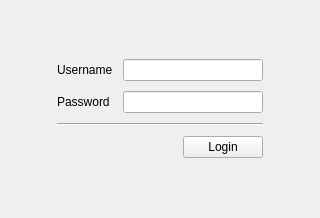
<?xml version="1.0" encoding="UTF-8"?>
<ui version="4.0">
 <class>Login</class>
 <widget class="QFrame" name="Login">
  <property name="geometry">
   <rect>
    <x>0</x>
    <y>0</y>
    <width>320</width>
    <height>218</height>
   </rect>
  </property>
  <property name="sizePolicy">
   <sizepolicy hsizetype="Minimum" vsizetype="Minimum">
    <horstretch>0</horstretch>
    <verstretch>0</verstretch>
   </sizepolicy>
  </property>
  <property name="windowTitle">
   <string>Frame</string>
  </property>
  <property name="styleSheet">
   <string notr="true"/>
  </property>
  <layout class="QGridLayout" name="gridLayout">
   <property name="leftMargin">
    <number>0</number>
   </property>
   <property name="topMargin">
    <number>0</number>
   </property>
   <property name="rightMargin">
    <number>0</number>
   </property>
   <property name="bottomMargin">
    <number>0</number>
   </property>
   <property name="spacing">
    <number>0</number>
   </property>
   <item row="1" column="0">
    <spacer name="horizontalSpacer">
     <property name="orientation">
      <enum>Qt::Horizontal</enum>
     </property>
     <property name="sizeHint" stdset="0">
      <size>
       <width>40</width>
       <height>20</height>
      </size>
     </property>
    </spacer>
   </item>
   <item row="0" column="1">
    <spacer name="verticalSpacer">
     <property name="orientation">
      <enum>Qt::Vertical</enum>
     </property>
     <property name="sizeHint" stdset="0">
      <size>
       <width>20</width>
       <height>40</height>
      </size>
     </property>
    </spacer>
   </item>
   <item row="1" column="2">
    <spacer name="horizontalSpacer_2">
     <property name="orientation">
      <enum>Qt::Horizontal</enum>
     </property>
     <property name="sizeHint" stdset="0">
      <size>
       <width>40</width>
       <height>20</height>
      </size>
     </property>
    </spacer>
   </item>
   <item row="2" column="1">
    <spacer name="verticalSpacer_2">
     <property name="orientation">
      <enum>Qt::Vertical</enum>
     </property>
     <property name="sizeHint" stdset="0">
      <size>
       <width>20</width>
       <height>40</height>
      </size>
     </property>
    </spacer>
   </item>
   <item row="1" column="1">
    <widget class="QFrame" name="frame">
     <property name="enabled">
      <bool>true</bool>
     </property>
     <property name="sizePolicy">
      <sizepolicy hsizetype="Fixed" vsizetype="Fixed">
       <horstretch>0</horstretch>
       <verstretch>0</verstretch>
      </sizepolicy>
     </property>
     <property name="frameShape">
      <enum>QFrame::NoFrame</enum>
     </property>
     <property name="frameShadow">
      <enum>QFrame::Plain</enum>
     </property>
     <layout class="QGridLayout" name="gridLayout_2">
      <property name="leftMargin">
       <number>20</number>
      </property>
      <property name="topMargin">
       <number>20</number>
      </property>
      <property name="rightMargin">
       <number>20</number>
      </property>
      <property name="bottomMargin">
       <number>20</number>
      </property>
      <property name="spacing">
       <number>10</number>
      </property>
      <item row="5" column="0" colspan="2">
       <widget class="Line" name="line">
        <property name="orientation">
         <enum>Qt::Horizontal</enum>
        </property>
       </widget>
      </item>
      <item row="6" column="1" alignment="Qt::AlignRight">
       <widget class="QPushButton" name="pushButton_login">
        <property name="sizePolicy">
         <sizepolicy hsizetype="Fixed" vsizetype="Fixed">
          <horstretch>0</horstretch>
          <verstretch>0</verstretch>
         </sizepolicy>
        </property>
        <property name="layoutDirection">
         <enum>Qt::LeftToRight</enum>
        </property>
        <property name="text">
         <string>Login</string>
        </property>
       </widget>
      </item>
      <item row="1" column="0">
       <widget class="QLabel" name="label">
        <property name="text">
         <string>Username</string>
        </property>
       </widget>
      </item>
      <item row="3" column="0">
       <widget class="QLabel" name="label_2">
        <property name="text">
         <string>Password</string>
        </property>
       </widget>
      </item>
      <item row="3" column="1">
       <widget class="QLineEdit" name="lineEdit_password">
        <property name="sizePolicy">
         <sizepolicy hsizetype="Expanding" vsizetype="Fixed">
          <horstretch>0</horstretch>
          <verstretch>0</verstretch>
         </sizepolicy>
        </property>
        <property name="minimumSize">
         <size>
          <width>140</width>
          <height>0</height>
         </size>
        </property>
        <property name="layoutDirection">
         <enum>Qt::LeftToRight</enum>
        </property>
        <property name="echoMode">
         <enum>QLineEdit::Password</enum>
        </property>
        <property name="clearButtonEnabled">
         <bool>false</bool>
        </property>
       </widget>
      </item>
      <item row="1" column="1">
       <widget class="QLineEdit" name="lineEdit_username"/>
      </item>
     </layout>
    </widget>
   </item>
  </layout>
 </widget>
 <tabstops>
  <tabstop>lineEdit_username</tabstop>
  <tabstop>lineEdit_password</tabstop>
  <tabstop>pushButton_login</tabstop>
 </tabstops>
 <resources/>
 <connections>
  <connection>
   <sender>pushButton_login</sender>
   <signal>clicked()</signal>
   <receiver>Login</receiver>
   <slot>onLoginClicked()</slot>
   <hints>
    <hint type="sourcelabel">
     <x>224</x>
     <y>140</y>
    </hint>
    <hint type="destinationlabel">
     <x>210</x>
     <y>199</y>
    </hint>
   </hints>
  </connection>
 </connections>
 <slots>
  <slot>onLoginClicked()</slot>
 </slots>
</ui>
